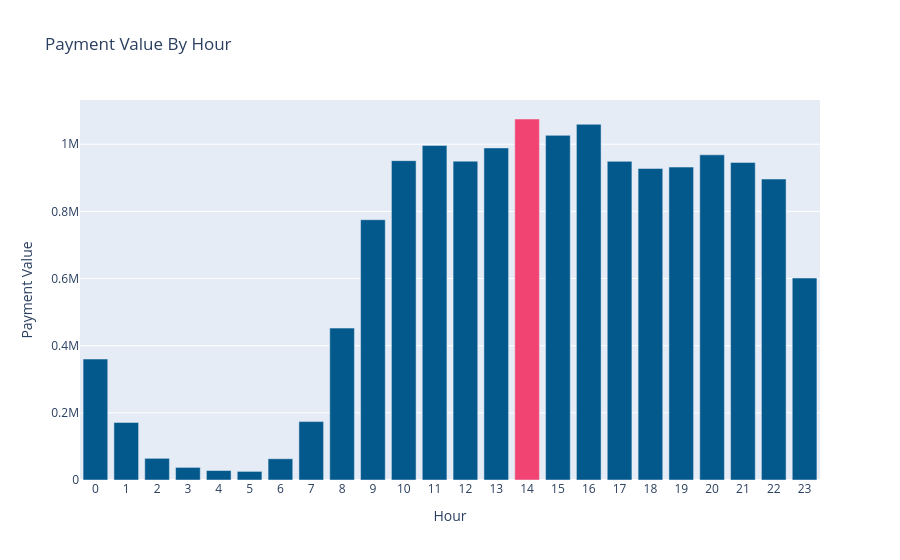

Notebook code cell kept with this figure:
### Code cell
import plotly.express as px

fig = px.bar(
    x=merged_order_payment_hour.index,
    y=merged_order_payment_hour["payment_value"],
    title= "Payment Value By Hour",
    labels={
        "x": "Hour",
        "y": "Payment Value"
    }
)

fig.update_layout(
    xaxis = {
       "dtick": 1
    }
)

fig.update_traces(
    marker_color = colors
)
fig.show()

### Figure 1 — Plotly figure (JSON) as saved in the notebook; plotly's stock layout.template omitted (floating-point values rounded to 4 significant figures)
{"data": [{"alignmentgroup": "True", "hovertemplate": "Hour=%{x}<br>Payment Value=%{y}<extra></extra>", "legendgroup": "", "marker": {"color": ["#03588c", "#03588c", "#03588c", "#03588c", "#03588c", "#03588c", "#03588c", "#03588c", "#03588c", "#03588c", "#03588c", "#03588c", "#03588c", "#03588c", "#f24472", "#03588c", "#03588c", "#03588c", "#03588c", "#03588c", "#03588c", "#03588c", "#03588c", "#03588c"], "pattern": {"shape": ""}}, "name": "", "offsetgroup": "", "orientation": "v", "showlegend": false, "textposition": "auto", "type": "bar", "x": [0, 1, 2, 3, 4, 5, 6, 7, 8, 9, 10, 11, 12, 13, 14, 15, 16, 17, 18, 19, 20, 21, 22, 23], "xaxis": "x", "y": [360200.0, 171400.0, 64570.0, 37550.0, 28210.0, 25620.0, 63220.0, 173900.0, 452300.0, 775100.0, 951000.0, 996500.0, 949600.0, 988900.0, 1075000.0, 1026000.0, 1059000.0, 949000.0, 927800.0, 931900.0, 968300.0, 945900.0, 896300.0, 601500.0], "yaxis": "y"}], "layout": {"barmode": "relative", "legend": {"tracegroupgap": 0}, "title": {"text": "Payment Value By Hour"}, "xaxis": {"anchor": "y", "domain": [0, 1], "dtick": 1, "title": {"text": "Hour"}}, "yaxis": {"anchor": "x", "domain": [0, 1], "title": {"text": "Payment Value"}}}}
